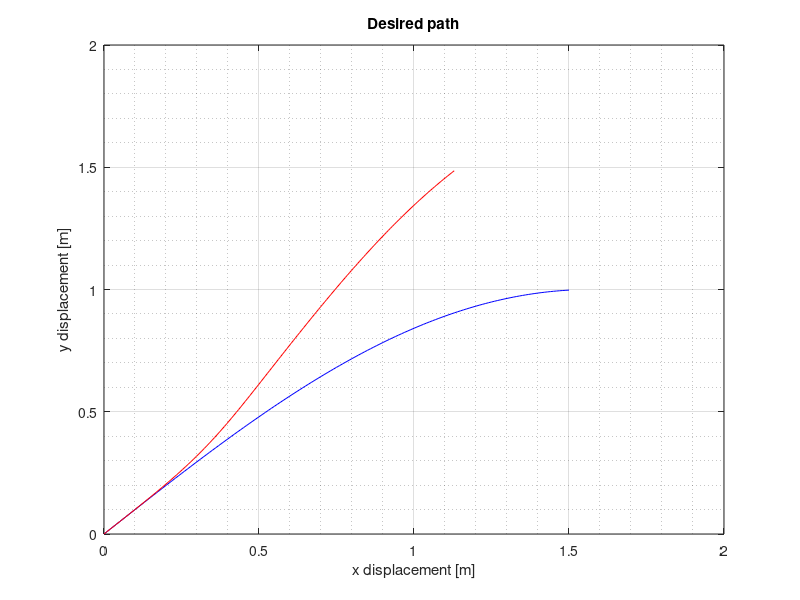
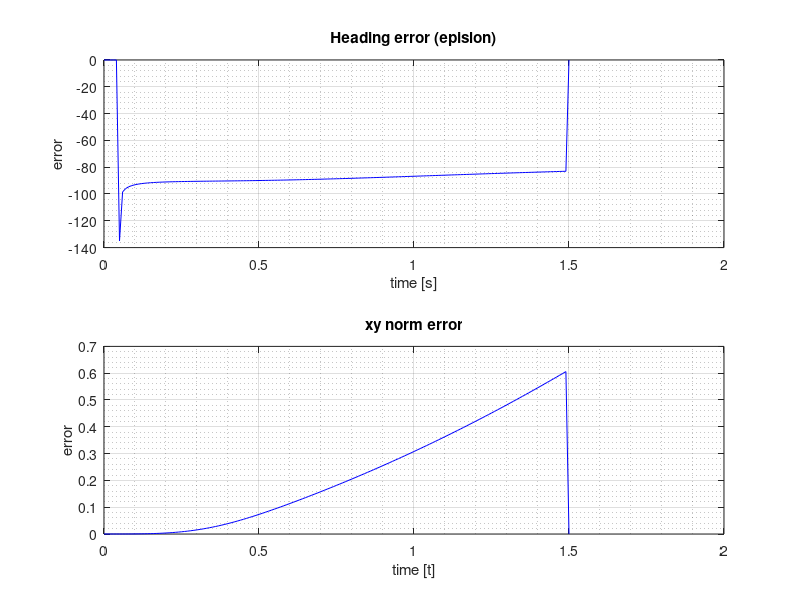

MATLAB code to generate these figures, in order:
function pursuit_test

% clc
clear
% clf

t_top = 1.5;
% t_top = 0.01*20;
% t_top = 0.25;

t = 0:0.01:t_top;
tlen = size(t, 2);

x_des = t';
y_des = sin(t)';
xd_des = 1*ones(1, tlen);
yd_des = cos(t);

pose_des = [x_des y_des];

phi_des = zeros(tlen, 1);

cur_pose = [0; 0];

% heading of robot
varphi = zeros(tlen, 1);
varphi(1) = pi/4;

x = zeros(tlen, 1);
y = zeros(tlen, 1);

k0 = 1;
k1 = 1;
k2 = 1;
k3 = 1;

R = 1;
epis = zeros(tlen, 1);
errors = zeros(tlen, 1);
sigmas = zeros(tlen, 1);
epi_ds = zeros(tlen, 1);

phi_prev = 0;
epi_prev = 0;
t_prev = -0.01;

for i=1:tlen
    if i+1 == tlen+1
        break;
    end
    dt = t(i)-t_prev;
    
    error = cur_pose - pose_des(i, :)';
    errors(i) = norm(error);
%     errors(i, 1) = error(1);
%     errors(i, 2) = error(2);
    if i == 24
        ttt = 0
    end
    x_len = x_des(i)-cur_pose(1);
    y_len = y_des(i)-cur_pose(2);

    if abs(x_len) < 0.00001
        x_len = 0;
    end
    if abs(y_len) < 0.00001
        y_len = 0;
    end
    sigma = atan2(y_len, x_len);    
    
%     sigma = atan(y_len/x_len);
%     sigma = atan((y_d(i)-cur_pose(2))/(x_d(i)-cur_pose(1)));
%     sigma = acos((x_d(i)-cur_pose(1)/sqrt((y_d(i)-cur_pose(2))^2+(x_d(i)-cur_pose(1))^2)));
    sigmas(i) = sigma*180/pi;
    sigmas(i, 2) = x_len;
    sigmas(i, 3) = y_len;
    
    if sigma == 0
        sigma = varphi(i);
    end
    
    epi = sigma - varphi(i);
    epis(i) = epi*180/pi;
    
    error_k = norm(error)/(k3+norm(error));
    
    % desired drive velocity
    theta_d_des = 1/R*norm([xd_des(i), yd_des(i)])*k0+k1*error_k*cos(epi);
    
    % ----------- desired steer position
    % Calculate change in heading
    epi_d = (epi-epi_prev)/dt;
    epi_ds(i) = epi_d*180/pi;
    
    % Calculate desired steer angle.
%     phi_des(i) = k2*error_k*sin(epi_d/theta_d_des);
    phi_des(i) = k2*error_k*sin(epi/theta_d_des);
%     phi_des(i) = -asin(epi_d/theta_d_des);
    
%     phi_des(i) = -k2*sin(epi);
    phi_d_des = (phi_des(i)-phi_prev)/dt;
    
    % Heading
    varphi_d = theta_d_des*sin(phi_des(i));
    
    % find change
    xdot = R*(theta_d_des*cos(phi_des(i)).*cos(varphi(i))+phi_d_des*sin(varphi(i)));
    ydot = R*(theta_d_des*cos(phi_des(i)).*sin(varphi(i))-phi_d_des*cos(varphi(i)));
    
    % update current pose
    x(i+1) = x(i) + xdot*dt;
    y(i+1) = y(i) + ydot*dt;
    varphi(i+1) = varphi(i) + varphi_d*dt;
    
    cur_pose = [x(i+1); y(i+1)];
    
    % update derivative parameters
    t_prev = t(i);
    epi_prev = epi;
    phi_prev = phi_des(i);
end

figure(1);
plot(x_des, y_des, 'b-');

hold on
plot(x, y, 'r-');
hold off

title("Desired path");
xlabel("x displacement [m]")
ylabel("y displacement [m]")
grid on;
grid minor;

figure(2);
subplot(2, 1, 1);

plot(t, epis, 'b-');
grid on;
grid minor;
title("Heading error (epislon)")
xlabel("time [s]")
ylabel("error")

subplot(2, 1, 2);
plot(t, errors, 'b-');
grid on;
grid minor;
title("xy norm error");
xlabel("time [t]")
ylabel("error")

end